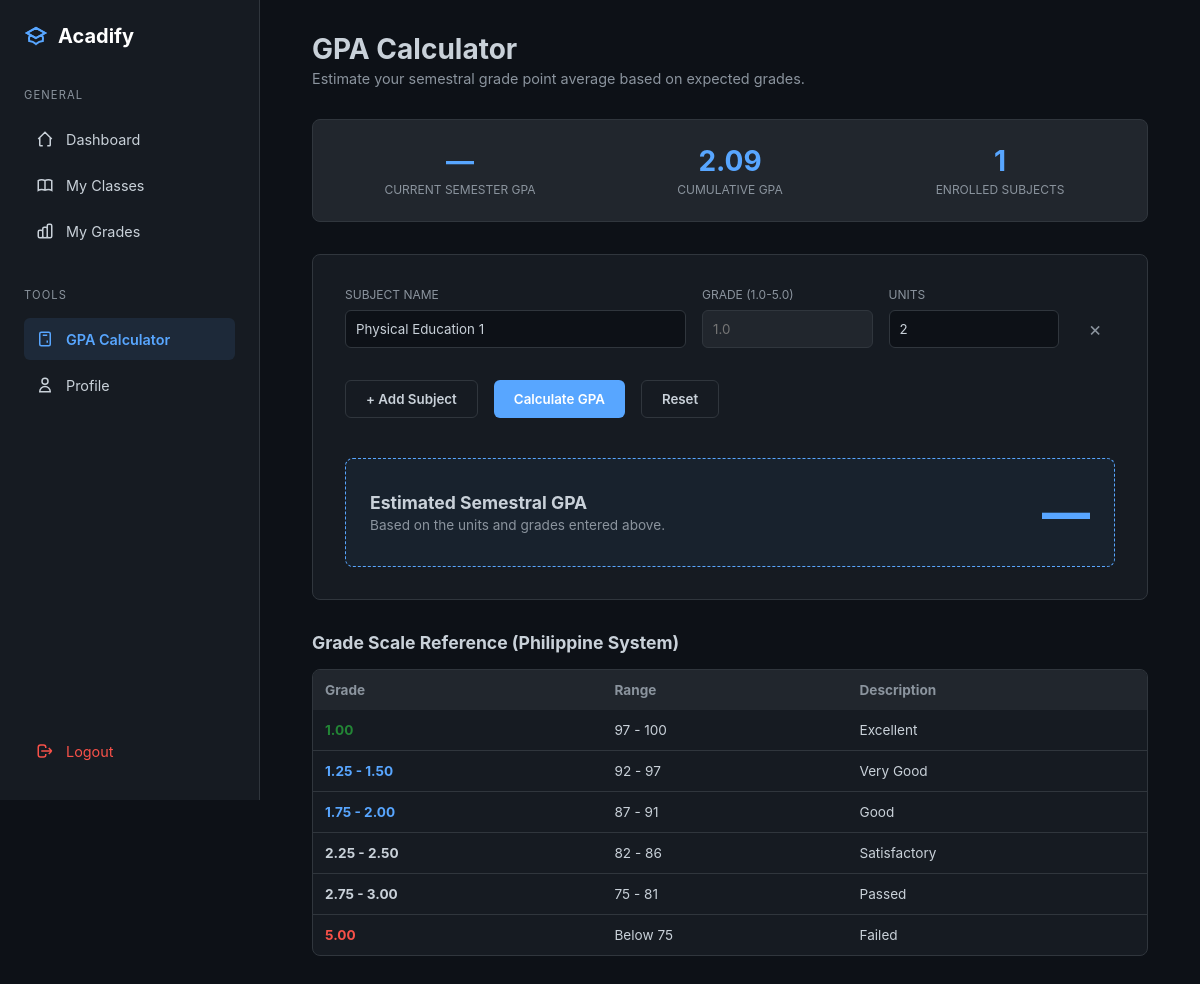
Page /student/gpa-calculator (signed in) on the earlier database version.
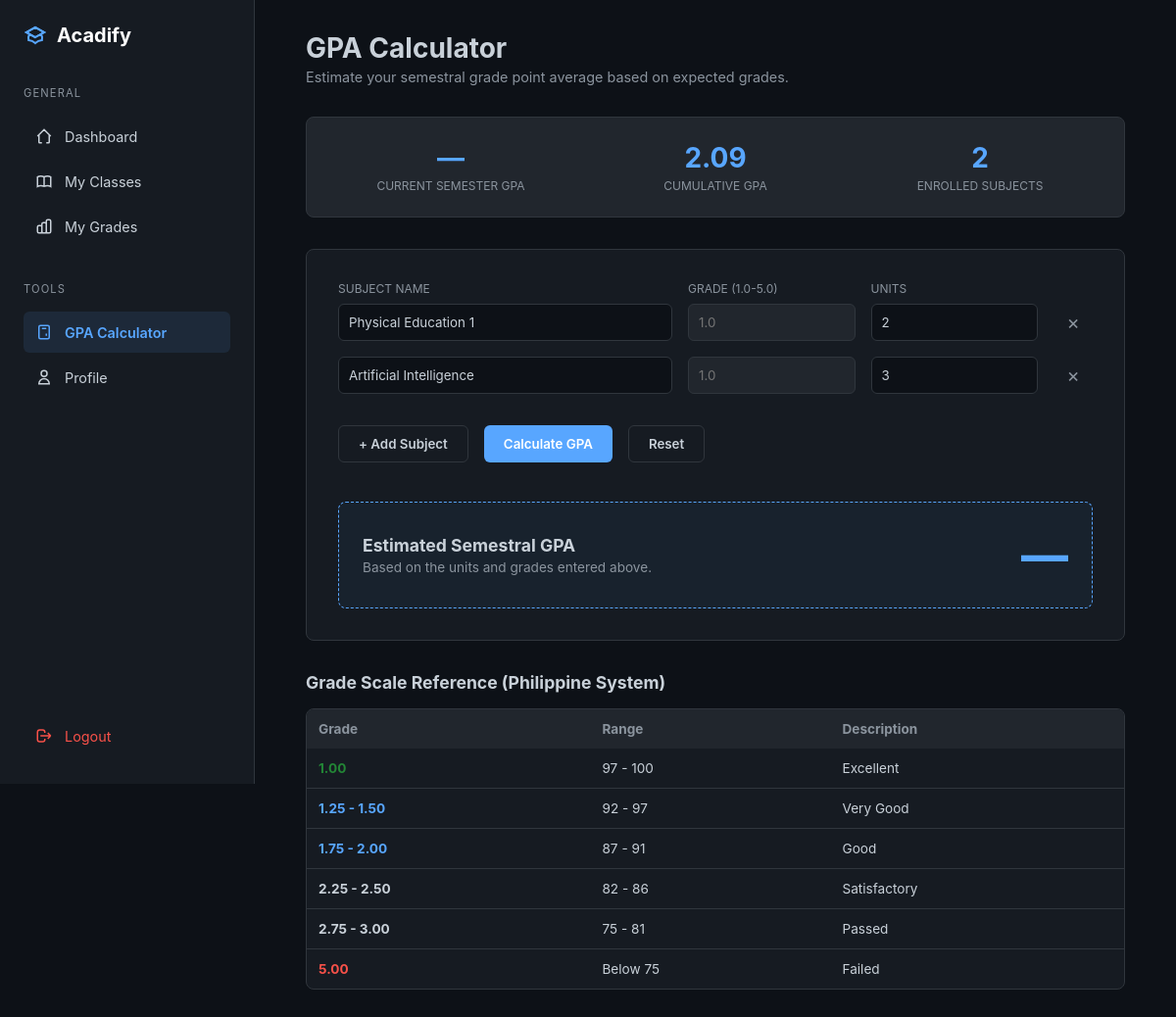
Same page on the later database version.
### models.py (models this page shows, shortened)
class Subject(db.Model):
    __tablename__ = 'subject'
    id = db.Column(db.Integer, primary_key=True)
    code = db.Column(db.String(20), unique=True, nullable=False, index=True)  # "MATH101"
    name = db.Column(db.String(200), nullable=False)  # "Mathematics 101"
    description = db.Column(db.Text, nullable=True)
    units = db.Column(db.Integer, nullable=False, default=3)
    is_major_subject = db.Column(db.Boolean, default=True)  # For GPA calculation filtering
    grading_formula = db.Column(db.Text, nullable=True)  # JSON string
    grade_conversion = db.Column(db.Text, nullable=True)  # JSON string
    created_at = db.Column(db.DateTime, default=datetime.utcnow)
    classes = db.relationship('Class', backref='subject', lazy='dynamic')

class Class(db.Model):
    __tablename__ = 'class'
    id = db.Column(db.Integer, primary_key=True)
    subject_id = db.Column(db.Integer, db.ForeignKey('subject.id'), nullable=True)
    subject_name = db.Column(db.String(200), nullable=True)
    subject_code = db.Column(db.String(20), nullable=True)
    units = db.Column(db.Integer, nullable=True)
    teacher_id = db.Column(db.Integer, db.ForeignKey('teacher.id'), nullable=False)
    section = db.Column(db.String(20), nullable=True)
    schedule = db.Column(db.String(100), nullable=True)
    room = db.Column(db.String(50), nullable=True)
    school_year = db.Column(db.String(20), nullable=False)
    semester = db.Column(db.String(20), nullable=False)
    max_students = db.Column(db.Integer, default=40)
    grading_formula = db.Column(db.Text, nullable=True)
    grade_conversion_table = db.Column(db.Text, nullable=True)
    department = db.Column(db.String(100), nullable=True)
    program = db.Column(db.String(100), nullable=True)
    year_level = db.Column(db.String(20), nullable=True)
    created_at = db.Column(db.DateTime, default=datetime.utcnow)
    enrollments = db.relationship('Enrollment', backref='class_', lazy='dynamic', cascade='all, delete-orphan')
    tests = db.relationship('Test', backref='class_', lazy='dynamic', cascade='all, delete-orphan')
    @property
    def effective_subject_name(self):
        if self.subject_name:
            return self.subject_name
        elif self.subject_id and self.subject:
            return self.subject.name
        return "Unnamed Subject"
    @property
    def effective_subject_code(self):
        if self.subject_code:
            return self.subject_code
        elif self.subject_id and self.subject:
            return self.subject.code
        return "N/A"
    @property
    def effective_units(self):
        if self.units is not None:
            return self.units
        elif self.subject_id and self.subject:
            return self.subject.units
        return 3  # Default
    @property
    def is_major_subject(self):
        if self.subject_id and self.subject:
            return self.subject.is_major_subject
        return True

### blueprints/student/routes.py (the view)
@student_bp.route('/gpa-calculator')
@student_required
def gpa_calculator():
    student = current_user.student_profile
    current_school_year = Config.get_current_school_year()
    current_semester = Config.get_current_semester()
    enrolled_classes_data = []
    enrollments = Enrollment.query.filter_by(
        student_id=student.id
    ).join(Class).filter(
        Class.school_year == current_school_year,
        Class.semester == current_semester,
        Enrollment.status == 'enrolled'
    ).all()
    for enrollment in enrollments:
        cls = enrollment.class_
        enrolled_classes_data.append({
            'subject_name': cls.effective_subject_name,
            'subject_code': cls.effective_subject_code,
            'units': cls.effective_units,
            'current_grade': enrollment.final_grade if enrollment.final_grade else None
        })
    semester_gpa_weighted = student.get_semester_gpa(
        current_school_year, current_semester, 'weighted'
    )
    semester_gpa_simple = student.get_semester_gpa(
        current_school_year, current_semester, 'simple'
    )
    semester_gpa_major = student.get_semester_gpa(
        current_school_year, current_semester, 'major_only'
    )
    cumulative_gpa_weighted = student.get_cumulative_gpa('weighted')
    cumulative_gpa_simple = student.get_cumulative_gpa('simple')
    cumulative_gpa_major = student.get_cumulative_gpa('major_only')
    all_grades = Grade.query.filter_by(student_id=student.id)\
        .filter(Grade.final_grade.isnot(None))\
        .all()
    return render_template(
        'student/gpa_calculator.html',
        student=student,
        enrolled_classes_data=enrolled_classes_data,
        semester_gpa_weighted=semester_gpa_weighted,
        semester_gpa_simple=semester_gpa_simple,
        semester_gpa_major=semester_gpa_major,
        cumulative_gpa_weighted=cumulative_gpa_weighted,
        cumulative_gpa_simple=cumulative_gpa_simple,
        cumulative_gpa_major=cumulative_gpa_major,
        all_grades=all_grades,
        current_school_year=current_school_year,
        current_semester=current_semester
    )

### app.py (called while the page is built)
def create_app(config_name='development'):
    app = Flask(__name__)
    app.config.from_object(config[config_name])
    db.init_app(app)
    migrate.init_app(app, db)
    login_manager.init_app(app)
    bcrypt.init_app(app)
    login_manager.login_view = 'auth.login'  # Redirect to login page if not authenticated
    login_manager.login_message = 'Please log in to access this page.'
    login_manager.login_message_category = 'info'
    @login_manager.user_loader
    def load_user(user_id):
        from models import User
        return User.query.get(int(user_id))
    register_blueprints(app)
    register_error_handlers(app)
    with app.app_context():
        import models
    return app

### blueprints/student/routes.py (called while the page is built)
def student_required(f):
    from functools import wraps
    @wraps(f)
    @login_required
    def decorated_function(*args, **kwargs):
        if current_user.role != 'student':
            flash('Access denied. Students only.', 'danger')
            return redirect(url_for('index'))
        return f(*args, **kwargs)
    return decorated_function

### templates/student/gpa_calculator.html (shortened to what the changed rows need)
<!DOCTYPE html>
<html lang="en">
<head>
</head>
<body>
    <main class="main-content">
        <header class="page-header">
            <h1 style="font-size: 1.75rem;">GPA Calculator</h1>
        </header>
        <div class="current-gpa-display">
            <div class="gpa-stat">
                <div class="gpa-stat-value">{{ enrolled_classes_data|length }}</div>
                <div class="gpa-stat-label">Enrolled Subjects</div>
            </div>
        </div>
        <div class="calculator-card">
            <div id="grade-rows-container">
                {% if enrolled_classes_data %}
                    {% for class_data in enrolled_classes_data %}
                    <div class="grade-row">
                        <input type="text"
                               placeholder="Subject Name"
                               value="{{ class_data.subject_name }}"
                               readonly
                               style="background: var(--bg-color);">
                        <input type="number"
                               step="0.25"
                               min="1.0"
                               max="5.0"
                               placeholder="1.0"
                               class="grade-input"
                               value="{{ '%.2f'|format(class_data.current_grade) if class_data.current_grade else '' }}">
                        <input type="number"
                               placeholder="3"
                               class="unit-input"
                               value="{{ class_data.units }}"
                               readonly
                               style="background: var(--bg-color);">
                        <button class="remove-btn" onclick="this.parentElement.remove(); calculateGPA();">&times;</button>
                    </div>
                    {% endfor %}
                {% endif %}
            </div>
        </div>
        <section style="margin-top: 2rem;">
            <h2 style="font-size: 1.1rem; margin-bottom: 1rem;">Grade Scale Reference (Philippine System)</h2>
            <div style="background: var(--sidebar-color); border: 1px solid var(--border-color); border-radius: 8px; overflow: hidden;">
                <table style="width: 100%; border-collapse: collapse; font-size: 0.85rem;">
                    <tr style="background: var(--card-color); text-align: left; color: var(--text-dim);">
                        <th style="padding: 12px;">Grade</th>
                        <th style="padding: 12px;">Range</th>
                        <th style="padding: 12px;">Description</th>
                    </tr>
                </table>
            </div>
        </section>
    </main>
</body>
</html>

Differences in the rows shown:
now on this page (row edited): Class: subject_name "Artificial Intelligence", units "3"
Other differences:
{{ enrolled_classes_data|length }}: "1" → "2"
